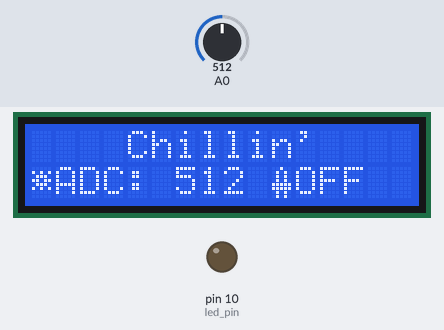
This sketch was run on a simulated Arduino Uno, built with avr-gcc and run on an emulated ATmega328P. On the bench: 16×2 character LCD, output pins drawn as LEDs (lit = HIGH). The inputs (shaded band) are chosen by the test bench; at power-on: A0 = 512.

Above: at 1.2 s.
1.3 s: A0 set to 590
At 2.0 s:
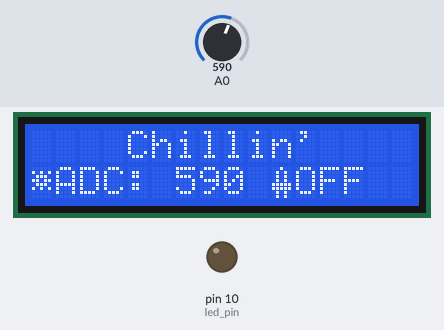
2.8 s: A0 set to 613
At 3.37 s:
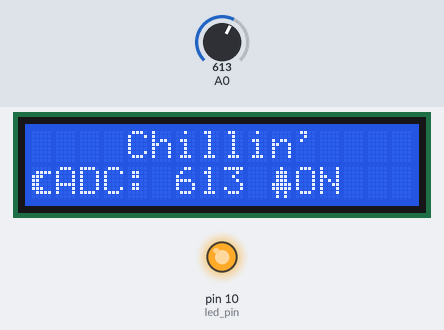
5.0 s: A0 set to 511
At 5.7 s:
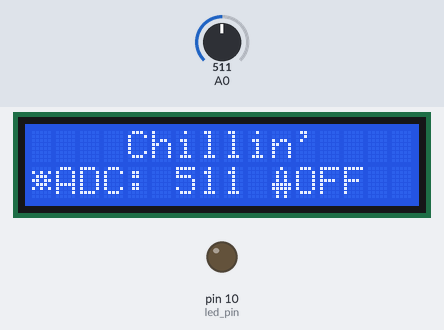
8.0 s: A0 set to 1023
At 8.58 s:
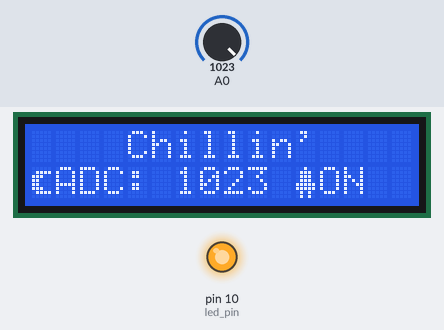
11.0 s: A0 set to 306
At 12.1 s:
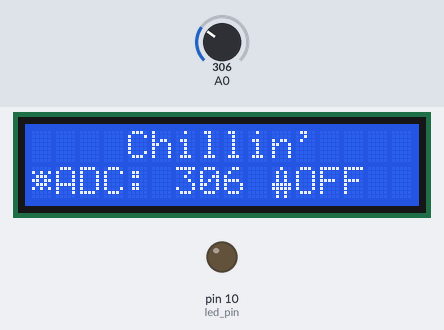
14.0 s: A0 set to 1023
At 14.58 s:
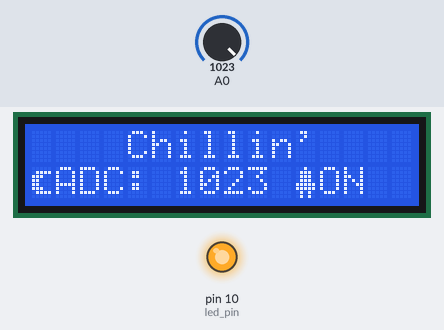
Timing chart, 0 to 18.0 s (numbered marks = the images above; inputs shaded):
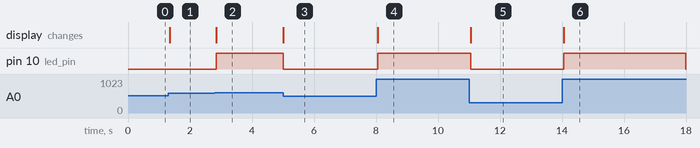

Measured:
- the behaviour switches between 599 and 600 on A0 (found by bisection; images 1 and 2)
- after the input at 1.3 s, the display: changes after 0.05 s (image 1)
- after the input at 2.8 s, pin 10 (led_pin): LOW → HIGH after 0.05 s; the display: changes after 0.05 s (image 2)
- after the input at 5.0 s, pin 10 (led_pin): HIGH → LOW at once; the display: changes at once (image 3)
- after the input at 8.0 s, pin 10 (led_pin): LOW → HIGH after 0.06 s; the display: changes after 0.06 s (image 4)
- after the input at 11.0 s, pin 10 (led_pin): HIGH → LOW after 0.05 s instead of 3.0 s; the display: changes after 0.06 s (image 5)
- after the input at 14.0 s, pin 10 (led_pin): LOW → HIGH after 0.06 s, → LOW 3.9 s later; the display: changes after 0.06 s (image 6)

The sketch:

LCD_LED.ino
```cpp
#include <LiquidCrystal.h>

int rs = 3, en = 4, d4 = 5, d5 = 6, d6 = 7, d7 = 8, led_pin = 10;
LiquidCrystal lcd(rs, en, d4, d5, d6,d7);

byte sun[] = {
  B00000,
  B10101,
  B01110,
  B11011,
  B01110,
  B10101,
  B00000,
  B00000
};

byte moon[] = {
  B00000,
  B01111,
  B11100,
  B11000,
  B11000,
  B11100,
  B01111,
  B00000
};
byte lightOn[] = {
  B00100,
  B01010,
  B01010,
  B01010,
  B11111,
  B11111,
  B01010,
  B01010
};
byte lightOff[] = {
  B00100,
  B01110,
  B01110,
  B01110,
  B11111,
  B11111,
  B01010,
  B01010
};

// C++ code
//
void setup()
{
  pinMode(led_pin, OUTPUT);
  lcd.begin(16, 02);
  lcd.createChar(1, sun);
  lcd.createChar(2, moon);
  lcd.createChar(3, lightOn);
  lcd.createChar(4, lightOff);
  lcd.setCursor(4, 0);
  lcd.print("Chillin'");
}

void loop()
{
  int adc = analogRead(A0);
  lcd.setCursor(0, 1);
  lcd.print("                        ");
  lcd.setCursor(0, 1);
  if(adc<600)
  {
    lcd.write(1);
    lcd.print("ADC: ");
    lcd.print(adc);
    lcd.print(" ");
    lcd.write(3);
    lcd.print("OFF");
    digitalWrite(led_pin, LOW);
  }
  else
  {
    lcd.write(2);
    lcd.print("ADC: ");
    lcd.print(adc);
    lcd.print(" ");
    lcd.write(4);
    lcd.print("ON");
    digitalWrite(led_pin, HIGH);
  }
  delay(50);
  digitalWrite(led_pin, LOW);
}
```
